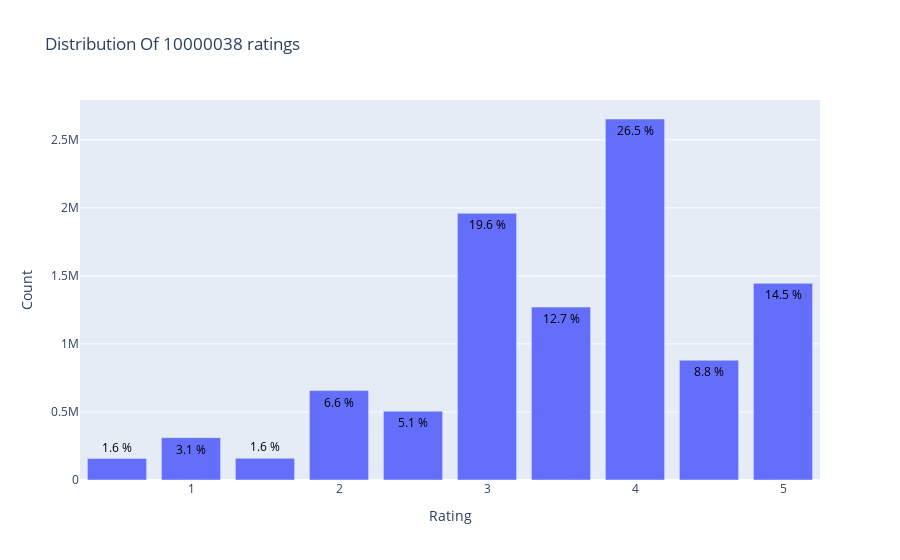

Source (notebook cell):
### Markdown cell above
## Ratings Distribution

### Code cell
from plotly.offline import init_notebook_mode, plot, iplot
import plotly.graph_objs as go
init_notebook_mode(connected=True)

data = train['rating'].value_counts().sort_index(ascending=False)
trace = go.Bar(x = data.index,
               text = ['{:.1f} %'.format(val) for val in (data.values / train.shape[0] * 100)],
               textposition = 'auto',
               textfont = dict(color = '#000000'),
               y = data.values,
               )
# Create layout
layout = dict(title = 'Distribution Of {} ratings'.format(train.shape[0]),
              xaxis = dict(title = 'Rating'),
              yaxis = dict(title = 'Count'))
# Create plot
fig = go.Figure(data=[trace], layout=layout)
fig.show()

### Figure 1 — Plotly figure (JSON) as saved in the notebook; plotly's stock layout.template omitted (floating-point values rounded to 4 significant figures)
{"data": [{"text": ["14.5 %", "8.8 %", "26.5 %", "12.7 %", "19.6 %", "5.1 %", "6.6 %", "1.6 %", "3.1 %", "1.6 %"], "textfont": {"color": "#000000"}, "textposition": "auto", "type": "bar", "x": [5, 4.5, 4, 3.5, 3, 2.5, 2, 1.5, 1, 0.5], "y": [1445230, 880516, 2652977, 1270642, 1959759, 505578, 656821, 159731, 311213, 157571]}], "layout": {"autosize": true, "title": {"text": "Distribution Of 10000038 ratings"}, "xaxis": {"autorange": true, "range": [0.25, 5.25], "title": {"text": "Rating"}, "type": "linear"}, "yaxis": {"autorange": true, "range": [0, 2793000.0], "title": {"text": "Count"}, "type": "linear"}}}
